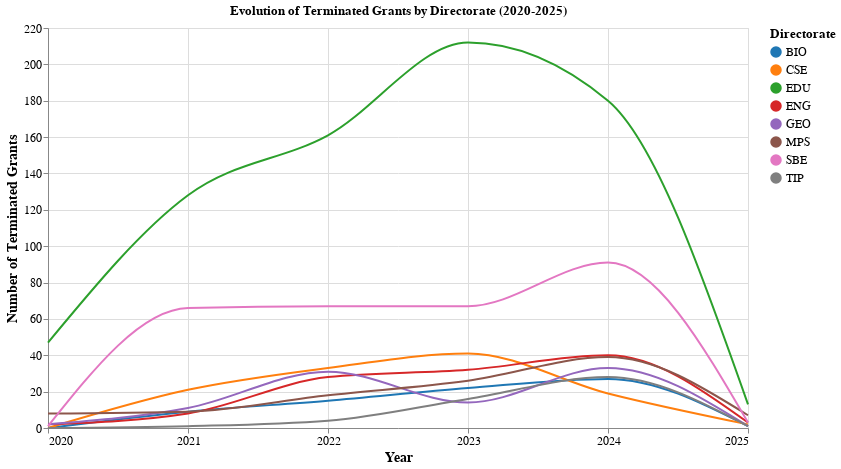

The code cell stored with this chart in its notebook:
### Code cell
# Create a selection that chooses the nearest point based on year
nearest = alt.selection_point(
    nearest=True, 
    on='mouseover',
    fields=['year'], 
    empty=False
)

# The basic line chart
line = alt.Chart(terminated_evolution_filtered).mark_line(
    interpolate='monotone',
    strokeWidth=2
).encode(
    x=alt.X('year:Q', title='Year', axis=alt.Axis(format='d')),
    y=alt.Y('terminated_grants:Q', title='Number of Terminated Grants'),
    color=alt.Color('directorate:N', 
                   title='Directorate',
                   scale=alt.Scale(scheme='category10'))
)

# Transparent selectors across the chart
selectors = alt.Chart(terminated_evolution_filtered).mark_point().encode(
    x='year:Q',
    opacity=alt.value(0),
).add_params(nearest)

# Draw points on the lines, and highlight based on selection
points = line.mark_point(size=80).encode(
    opacity=alt.condition(nearest, alt.value(1), alt.value(0))
)

# Draw text labels near the points, and highlight based on selection
text = line.mark_text(
    align='left', 
    dx=10, 
    dy=0,
    fontSize=11
).encode(
    text=alt.condition(nearest, 'terminated_grants:Q', alt.value(' '))
)

# Draw a vertical rule at the location of the selection
rules = alt.Chart(terminated_evolution_filtered).mark_rule(
    color='gray',
    strokeWidth=1
).encode(
    x='year:Q',
).transform_filter(nearest)

# Combine all layers
evolution_chart = alt.layer(
    line, selectors, points, rules, text
).properties(
    width=700,
    height=400,
    title='Evolution of Terminated Grants by Directorate (2020-2025)'
).configure_axis(
    labelFontSize=12,
    titleFontSize=14
).configure_legend(
    labelFontSize=12,
    titleFontSize=13
)

evolution_chart

### Figure 1 — Vega-Lite specification as saved in the notebook (floating-point values rounded to 4 significant figures)
{"config": {"view": {"continuousWidth": 300, "continuousHeight": 300}, "axis": {"labelFontSize": 12, "titleFontSize": 14}, "legend": {"labelFontSize": 12, "titleFontSize": 13}}, "layer": [{"mark": {"type": "line", "interpolate": "monotone", "strokeWidth": 2}, "encoding": {"color": {"field": "directorate", "scale": {"scheme": "category10"}, "title": "Directorate", "type": "nominal"}, "x": {"axis": {"format": "d"}, "field": "year", "title": "Year", "type": "quantitative"}, "y": {"field": "terminated_grants", "title": "Number of Terminated Grants", "type": "quantitative"}}}, {"mark": {"type": "point"}, "encoding": {"opacity": {"value": 0}, "x": {"field": "year", "type": "quantitative"}}, "name": "view_3"}, {"mark": {"type": "point", "size": 80}, "encoding": {"color": {"field": "directorate", "scale": {"scheme": "category10"}, "title": "Directorate", "type": "nominal"}, "opacity": {"condition": {"param": "param_7", "value": 1, "empty": false}, "value": 0}, "x": {"axis": {"format": "d"}, "field": "year", "title": "Year", "type": "quantitative"}, "y": {"field": "terminated_grants", "title": "Number of Terminated Grants", "type": "quantitative"}}}, {"mark": {"type": "rule", "color": "gray", "strokeWidth": 1}, "encoding": {"x": {"field": "year", "type": "quantitative"}}, "transform": [{"filter": {"param": "param_7", "empty": false}}]}, {"mark": {"type": "text", "align": "left", "dx": 10, "dy": 0, "fontSize": 11}, "encoding": {"color": {"field": "directorate", "scale": {"scheme": "category10"}, "title": "Directorate", "type": "nominal"}, "text": {"condition": {"param": "param_7", "empty": false, "field": "terminated_grants", "type": "quantitative"}, "value": " "}, "x": {"axis": {"format": "d"}, "field": "year", "title": "Year", "type": "quantitative"}, "y": {"field": "terminated_grants", "title": "Number of Terminated Grants", "type": "quantitative"}}}], "data": {"name": "data-f87719114d03b8facac53d05bc530299"}, "height": 400, "params": [{"name": "param_7", "select": {"type": "point", "fields": ["year"], "nearest": true, "on": "mouseover"}, "views": ["view_3"]}], "title": "Evolution of Terminated Grants by Directorate (2020-2025)", "width": 700, "$schema": "https://vega.github.io/schema/vega-lite/v5.20.1.json", "datasets": {"data-f87719114d03b8facac53d05bc530299": [{"directorate": "BIO", "year": 2020, "terminated_grants": 0}, {"directorate": "BIO", "year": 2021, "terminated_grants": 9}, {"directorate": "BIO", "year": 2022, "terminated_grants": 15}, {"directorate": "BIO", "year": 2023, "terminated_grants": 22}, {"directorate": "BIO", "year": 2024, "terminated_grants": 27}, {"directorate": "BIO", "year": 2025, "terminated_grants": 1}, {"directorate": "CSE", "year": 2020, "terminated_grants": 0}, {"directorate": "CSE", "year": 2021, "terminated_grants": 21}, {"directorate": "CSE", "year": 2022, "terminated_grants": 33}, {"directorate": "CSE", "year": 2023, "terminated_grants": 41}, {"directorate": "CSE", "year": 2024, "terminated_grants": 19}, {"directorate": "CSE", "year": 2025, "terminated_grants": 2}, {"directorate": "EDU", "year": 2020, "terminated_grants": 47}, {"directorate": "EDU", "year": 2021, "terminated_grants": 128}, {"directorate": "EDU", "year": 2022, "terminated_grants": 161}, {"directorate": "EDU", "year": 2023, "terminated_grants": 212}, {"directorate": "EDU", "year": 2024, "terminated_grants": 180}, {"directorate": "EDU", "year": 2025, "terminated_grants": 13}, {"directorate": "ENG", "year": 2020, "terminated_grants": 2}, {"directorate": "ENG", "year": 2021, "terminated_grants": 8}, {"directorate": "ENG", "year": 2022, "terminated_grants": 28}, {"directorate": "ENG", "year": 2023, "terminated_grants": 32}, {"directorate": "ENG", "year": 2024, "terminated_grants": 40}, {"directorate": "ENG", "year": 2025, "terminated_grants": 3}, {"directorate": "GEO", "year": 2020, "terminated_grants": 2}, {"directorate": "GEO", "year": 2021, "terminated_grants": 11}, {"directorate": "GEO", "year": 2022, "terminated_grants": 31}, {"directorate": "GEO", "year": 2023, "terminated_grants": 14}, {"directorate": "GEO", "year": 2024, "terminated_grants": 33}, {"directorate": "GEO", "year": 2025, "terminated_grants": 1}, {"directorate": "MPS", "year": 2020, "terminated_grants": 8}, {"directorate": "MPS", "year": 2021, "terminated_grants": 9}, {"directorate": "MPS", "year": 2022, "terminated_grants": 18}, {"directorate": "MPS", "year": 2023, "terminated_grants": 26}, {"directorate": "MPS", "year": 2024, "terminated_grants": 39}, {"directorate": "MPS", "year": 2025, "terminated_grants": 7}, {"directorate": "SBE", "year": 2020, "terminated_grants": 1}, {"directorate": "SBE", "year": 2021, "terminated_grants": 66}, {"directorate": "SBE", "year": 2022, "terminated_grants": 67}, {"directorate": "SBE", "year": 2023, "terminated_grants": 67}, {"directorate": "SBE", "year": 2024, "terminated_grants": 91}, {"directorate": "SBE", "year": 2025, "terminated_grants": 3}, {"directorate": "TIP", "year": 2020, "terminated_grants": 0}, {"directorate": "TIP", "year": 2021, "terminated_grants": 1}, {"directorate": "TIP", "year": 2022, "terminated_grants": 4}, {"directorate": "TIP", "year": 2023, "terminated_grants": 16}, {"directorate": "TIP", "year": 2024, "terminated_grants": 28}, {"directorate": "TIP", "year": 2025, "terminated_grants": 1}]}}
